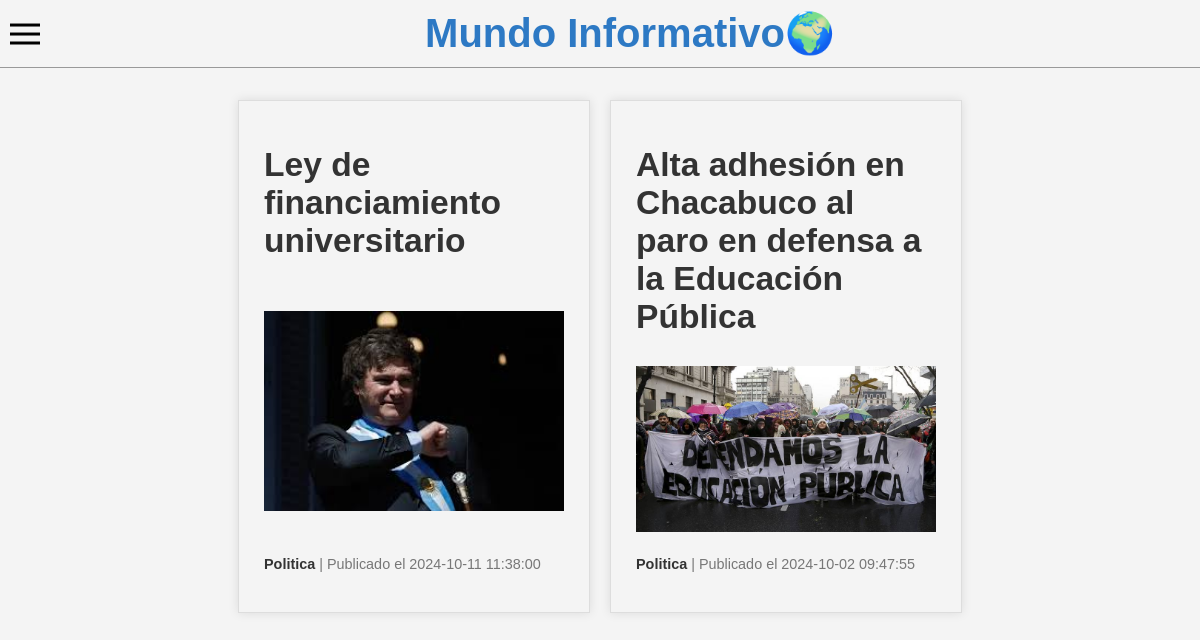
/index.php?categoria=2, run on the app's committed database.
### tables this page shows
CREATE TABLE `noticias` (
  `id` int(11) NOT NULL,
  `titulo` varchar(255) NOT NULL,
  `descripcion` varchar(255) NOT NULL,
  `texto` text NOT NULL,
  `fecha` datetime NOT NULL,
  `imagen` varchar(255) NOT NULL,
  `id_usuario` int(11) NOT NULL,
  `id_categoria` int(11) NOT NULL
);

CREATE TABLE `categorias` (
  `id` int(11) NOT NULL,
  `nombre` varchar(255) NOT NULL,
  `id_usuario` int(11) NOT NULL
);

### index.php (the view, shortened to what this page needs)
<?php
require_once("panel/includes/db.php");
$categoria_id = isset($_GET['categoria']) ? $_GET['categoria'] : "";
if ($categoria_id) {
	$stmt = $conx->prepare("SELECT N.*, C.nombre as categoria FROM noticias N INNER JOIN categorias C ON(C.id = N.id_categoria) WHERE N.id_categoria = ? ORDER BY N.fecha DESC");
    $stmt->bind_param("i", $categoria_id);
} else {
	$stmt = $conx->prepare("SELECT N.*, C.nombre as categoria FROM noticias N INNER JOIN categorias C ON(C.id = N.id_categoria) order by fecha desc");
}
$stmt->execute();
$resultadoSTMT = $stmt->get_result();
$nuestroResultado = [];
while ($fila = $resultadoSTMT->fetch_object()) {
	$nuestroResultado[] = $fila;
}
?>
<!DOCTYPE html>
<html>
<head>
	<link rel="stylesheet" type="text/css" href="panel/css/web.css">
</head>
<body>
<?php require_once("menuFrontend.php"); ?>
<div class="container">
	<?php if (empty($nuestroResultado)) { ?>
        <p>No hay noticias disponibles para esta categoría.</p>
    <?php } else { ?>
		<?php foreach ($nuestroResultado as $fila) { ?>
			<section>
				<h2><a href="detalle.php?id=<?php echo $fila->id ?>"><?php echo $fila->titulo ?></a></h2>
				<a href="detalle.php?id=<?php echo $fila->id ?>"><img src="panel/<?php echo $fila->imagen ?>" width="300"></a>
				<p><span><?php echo $fila->categoria ?></span> | Publicado el <?php echo $fila->fecha ?></p>
			</section>
		<?php } ?>
	<?php } ?>
</div>
</body>
</html>

### panel/css/web.css (style rules this page uses)
body { font-family: Arial, sans-serif; margin: 0; padding: 0; background-color: #f4f4f4; }
.container { display: flex; flex-wrap: wrap; justify-content: center; gap: 20px; padding-top: 100px; }
section { background-color: #f4f4f4; padding: 25px; width: 300px; border: 1px solid #ddd; box-shadow: 0 0 10px rgba(0, 0, 0, 0.1); display: flex; flex-direction: column; justify-content: space-between; }
section h2 a { font-size: 1.4em; color: #333; text-decoration: none; }
section img { max-width: 100%; height: auto; margin: 10px 0; }
section p { color: #777; font-size: 0.9em; margin-top: 10px; }
section p span { color: #333; font-weight: bold; }

### data on the page
noticias: titulo "Ley de financiamiento universitario", imagen (picture), id_categoria.nombre "Politica", fecha "2024-10-11 11:38:00"
noticias: titulo "Alta adhesión en Chacabuco al paro en defensa a la Educación Pública", imagen (picture), id_categoria.nombre "Politica", fecha "2024-10-02 09:47:55"
